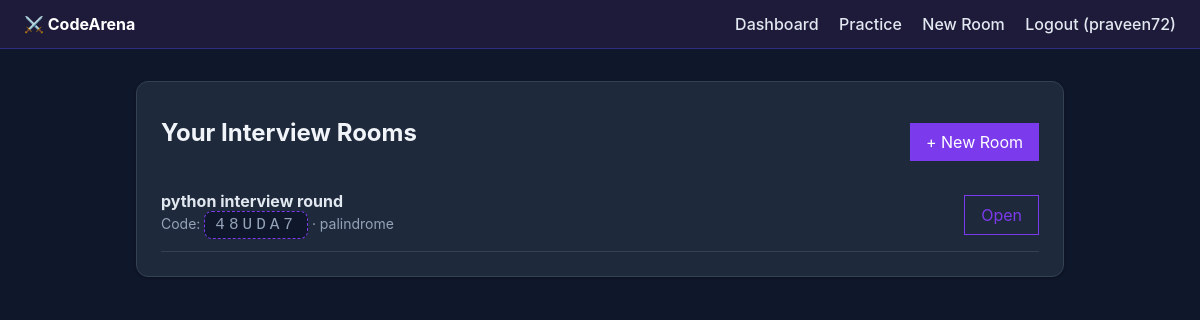
/ (signed in), run on an earlier commit of the app's database.
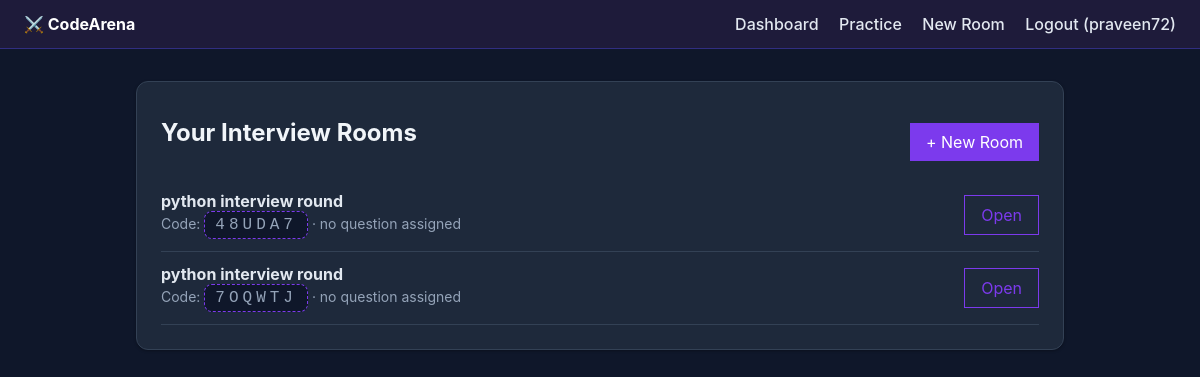
And on a later commit of the database.
### interviews/models.py (models this page shows, shortened)
class Room(models.Model):
    room_name = models.CharField(max_length=100)
    room_code = models.CharField(max_length=10, unique=True, blank=True)
    created_by = models.ForeignKey(
        settings.AUTH_USER_MODEL, related_name="rooms_created", on_delete=models.CASCADE
    )
    question = models.ForeignKey(
        "questions.Question", null=True, blank=True, on_delete=models.SET_NULL
    )
    participants = models.ManyToManyField(
        settings.AUTH_USER_MODEL, blank=True, related_name="joined_rooms"
    )
    shared_code = models.TextField(blank=True, default="")
    created_at = models.DateTimeField(auto_now_add=True)

### questions/models.py (models this page shows, shortened)
class Question(models.Model):
    DIFFICULTY_CHOICES = [
        ("easy", "Easy"),
        ("medium", "Medium"),
        ("hard", "Hard"),
    ]
    title = models.CharField(max_length=100)
    description = models.TextField()
    difficulty = models.CharField(max_length=20, choices=DIFFICULTY_CHOICES, default="easy")
    starter_code = models.TextField(blank=True, default="# Write your solution below\n")
    sample_input = models.TextField(blank=True, help_text="Fed to the program via stdin")
    sample_output = models.TextField(
        blank=True, help_text="Expected stdout (compared after trimming whitespace)"
    )

### accounts/views.py (the view, shortened to what this page needs)
# urls.py: path('', views.dashboard_view, name='dashboard'),
@login_required
def dashboard_view(request):
    if request.user.role == 'interviewer':
        rooms = Room.objects.filter(created_by=request.user)
        return render(request, 'accounts/dashboard_interviewer.html', {'rooms': rooms})

### accounts/templates/accounts/dashboard_interviewer.html (shortened to what this page needs)
{% extends "base.html" %}
{% block content %}
<div class="card">
  <div class="row" style="border-bottom:none;">
    <h2>Your Interview Rooms</h2>
    <a href="{% url 'create_room' %}" class="btn">+ New Room</a>
  </div>
  {% if rooms %}
    {% for room in rooms %}
      <div class="row">
        <div>
          <strong>{{ room.room_name }}</strong>
          <div class="muted">Code: <span class="room-code" style="font-size:16px; padding:4px 10px;">{{ room.room_code }}</span>
            {% if room.question %} · {{ room.question.title }}{% else %} · no question assigned{% endif %}
          </div>
        </div>
        <a href="{% url 'room_detail' room.room_code %}" class="btn btn-outline">Open</a>
      </div>
    {% endfor %}
  {% else %}
    <p class="muted">No rooms yet. Create one and share the code with a candidate.</p>
  {% endif %}
</div>
{% endblock %}

What changed in the data, as far as the page shows it:
changed Room "48UDA7": question "palindrome" → (not shown); question_id "·" → "· no question assigned"
added Room: room_name "python interview round", room_code "7OQWTJ", shows "· no question assigned"
